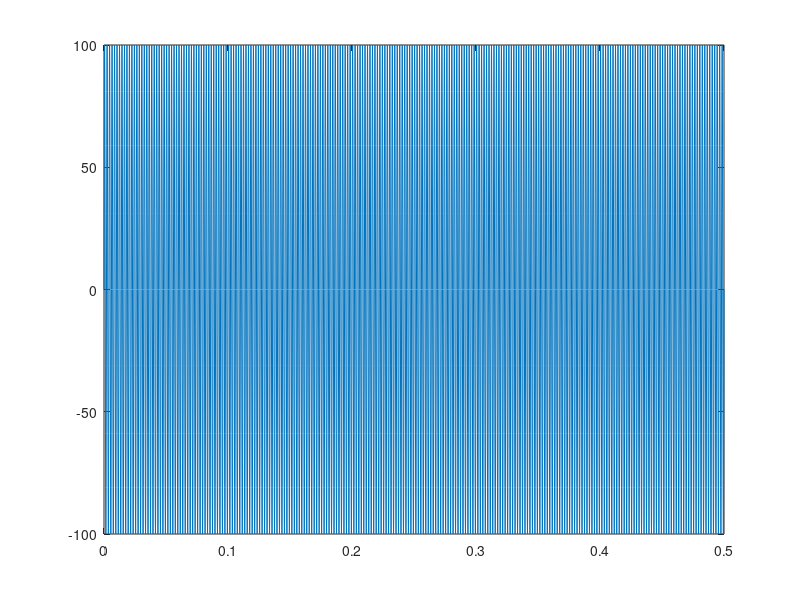

Write MATLAB code to recreate this figure.
clear all
x = 10 % normal value
x = [1 2 3] % matrix or vector
x = 10
y = 10
x * y %normal multiplication
x = magic(3) % magic matrix - same row, column, diagonal sum
y = magic(3)
x * y % matrix multiplication
x = 1 : 10
y = log(x)
plot(x,y)
f = 500;
t = 0 : 0.0001 : 0.5;
x1 = 100 * sin(2 * pi * f * t);
plot(x1);
plot(t,x1);